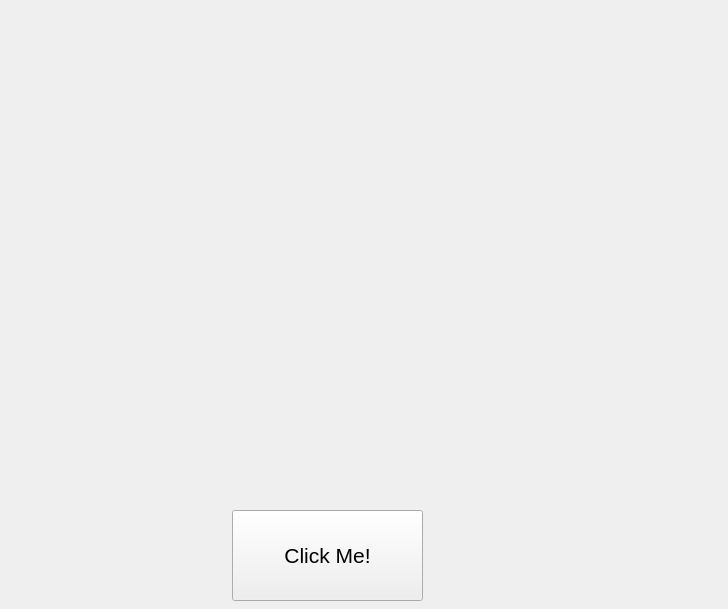
<?xml version="1.0" encoding="UTF-8"?>
<ui version="4.0">
 <class>Form</class>
 <widget class="QWidget" name="Form">
  <property name="geometry">
   <rect>
    <x>0</x>
    <y>0</y>
    <width>728</width>
    <height>609</height>
   </rect>
  </property>
  <property name="windowTitle">
   <string>Form</string>
  </property>
  <widget class="QPushButton" name="pushButton">
   <property name="geometry">
    <rect>
     <x>232</x>
     <y>510</y>
     <width>191</width>
     <height>91</height>
    </rect>
   </property>
   <property name="font">
    <font>
     <pointsize>16</pointsize>
    </font>
   </property>
   <property name="text">
    <string>Click Me!</string>
   </property>
  </widget>
 </widget>
 <resources/>
 <connections/>
</ui>
